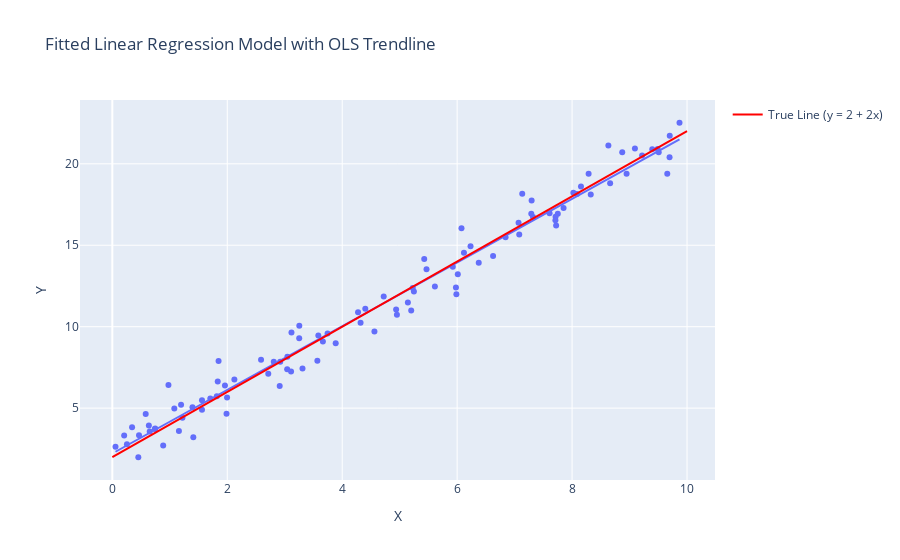

Notebook cell for this chart:
### Markdown cell above
#### 3:

### Code cell
fig.add_trace(go.Scatter(x=x_line, y=y_line, mode='lines', name='True Line (y = 2 + 2x)', line=dict(color='red')))
fig.show()
